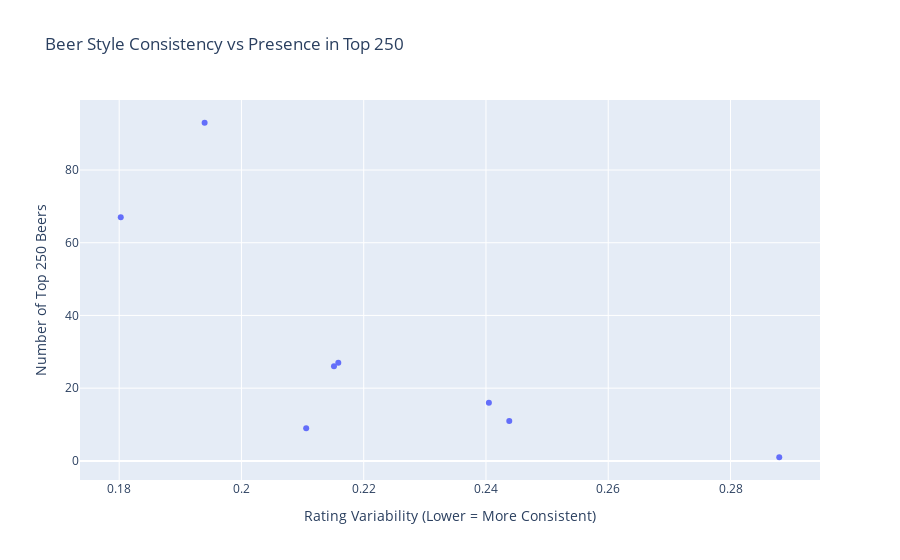

The cell this chart's notebook holds for it:
### Markdown cell above
Now we can aggregate again by group and merge the summaries.

### Code cell
kaggle_consistency_grouped = (
    kaggle_consistency
    .groupby("style_group")
    .agg(
        avg_rating=("avg_rating", "mean"),
        avg_std=("rating_std", "mean")
    )
    .reset_index()
)

final_compare = kaggle_consistency_grouped.merge(
    ba_grouped,
    on="style_group",
    how="inner"
)



fig = px.scatter(
    final_compare,
    x="avg_std",
    y="n_top250",
    hover_name="style_group",
    labels={
        "avg_std": "Rating Variability (Lower = More Consistent)",
        "n_top250": "Number of Top 250 Beers"
    },
    title="Beer Style Consistency vs Presence in Top 250"
)

fig.show()

### Figure 1 — Plotly figure (JSON) as saved in the notebook; plotly's stock layout.template omitted (floating-point values rounded to 4 significant figures)
{"data": [{"hovertemplate": "<b>%{hovertext}</b><br><br>Rating Variability (Lower = More Consistent)=%{x}<br>Number of Top 250 Beers=%{y}<extra></extra>", "hovertext": ["Ale", "Belgian", "IPA", "Other", "Porter", "Sour", "Stout", "Wheat"], "legendgroup": "", "marker": {"color": "#636efa", "symbol": "circle"}, "mode": "markers", "name": "", "orientation": "v", "showlegend": false, "type": "scatter", "x": [0.2151, 0.2158, 0.1803, 0.2405, 0.2106, 0.2438, 0.194, 0.288], "xaxis": "x", "y": [26, 27, 67, 16, 9, 11, 93, 1], "yaxis": "y"}], "layout": {"legend": {"tracegroupgap": 0}, "title": {"text": "Beer Style Consistency vs Presence in Top 250"}, "xaxis": {"anchor": "y", "domain": [0, 1], "title": {"text": "Rating Variability (Lower = More Consistent)"}}, "yaxis": {"anchor": "x", "domain": [0, 1], "title": {"text": "Number of Top 250 Beers"}}}}
